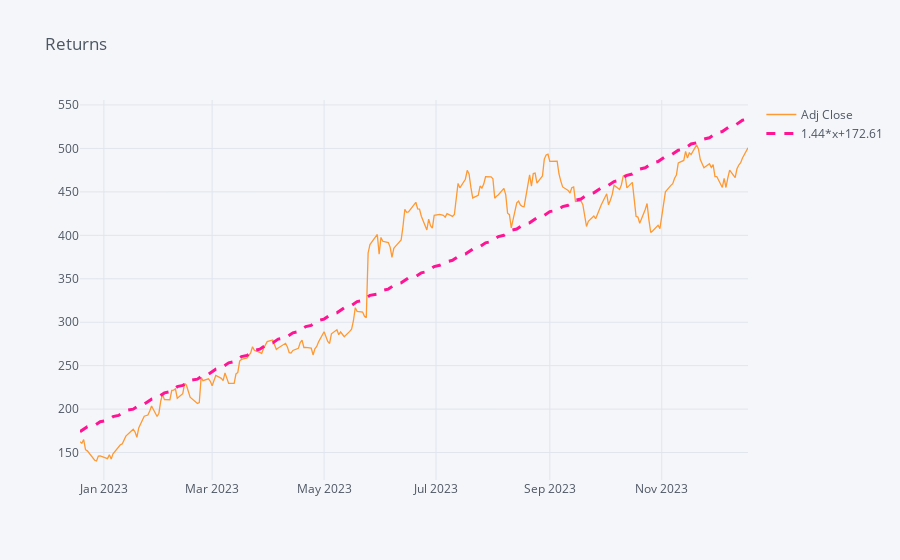

Notebook code cell kept with this figure:
### Code cell
stock_data["Adj Close"].iplot(title="Returns",bestfit=True,bestfit_colors=["deeppink"])

### Figure 1 — Plotly figure (JSON) as saved in the notebook; plotly's stock layout.template omitted (floating-point values rounded to 4 significant figures; data arrays with more than 128 entries replaced by an {"elided": "..."} marker saying what was removed)
{"data": [{"line": {"color": "rgba(255, 153, 51, 1.0)", "dash": "solid", "shape": "linear", "width": 1.3}, "mode": "lines", "name": "Adj Close", "text": "", "type": "scatter", "x": {"elided": "251 str values"}, "y": {"elided": "251 float values"}}, {"line": {"color": "rgba(255, 20, 147, 1.0)", "dash": "dash", "shape": "linear", "width": 3}, "mode": "lines", "name": "1.44*x+172.61", "type": "scatter", "x": {"elided": "251 str values"}, "y": {"elided": "251 float values"}}], "layout": {"legend": {"bgcolor": "#F5F6F9", "font": {"color": "#4D5663"}}, "paper_bgcolor": "#F5F6F9", "plot_bgcolor": "#F5F6F9", "title": {"font": {"color": "#4D5663"}, "text": "Returns"}, "xaxis": {"gridcolor": "#E1E5ED", "showgrid": true, "tickfont": {"color": "#4D5663"}, "title": {"font": {"color": "#4D5663"}, "text": ""}, "zerolinecolor": "#E1E5ED"}, "yaxis": {"gridcolor": "#E1E5ED", "showgrid": true, "tickfont": {"color": "#4D5663"}, "title": {"font": {"color": "#4D5663"}, "text": ""}, "zerolinecolor": "#E1E5ED"}}}
